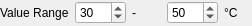
<?xml version="1.0" encoding="UTF-8"?>
<ui version="4.0">
 <class>DataRange</class>
 <widget class="QWidget" name="DataRange">
  <property name="geometry">
   <rect>
    <x>0</x>
    <y>0</y>
    <width>252</width>
    <height>26</height>
   </rect>
  </property>
  <property name="windowTitle">
   <string>Form</string>
  </property>
  <layout class="QHBoxLayout" name="horizontalLayout">
   <property name="leftMargin">
    <number>0</number>
   </property>
   <property name="topMargin">
    <number>0</number>
   </property>
   <property name="rightMargin">
    <number>0</number>
   </property>
   <property name="bottomMargin">
    <number>0</number>
   </property>
   <item>
    <widget class="QLabel" name="label_2">
     <property name="enabled">
      <bool>true</bool>
     </property>
     <property name="text">
      <string>Value Range</string>
     </property>
    </widget>
   </item>
   <item>
    <widget class="QSpinBox" name="minValSpinBox">
     <property name="minimum">
      <number>-100</number>
     </property>
     <property name="maximum">
      <number>200</number>
     </property>
     <property name="value">
      <number>30</number>
     </property>
    </widget>
   </item>
   <item>
    <widget class="QLabel" name="label_3">
     <property name="text">
      <string>-</string>
     </property>
    </widget>
   </item>
   <item>
    <widget class="QSpinBox" name="maxValSpinBox">
     <property name="minimum">
      <number>-100</number>
     </property>
     <property name="maximum">
      <number>200</number>
     </property>
     <property name="value">
      <number>50</number>
     </property>
    </widget>
   </item>
   <item>
    <widget class="QLabel" name="dataUnitLabel">
     <property name="text">
      <string>°C</string>
     </property>
    </widget>
   </item>
  </layout>
 </widget>
 <resources/>
 <connections/>
</ui>
